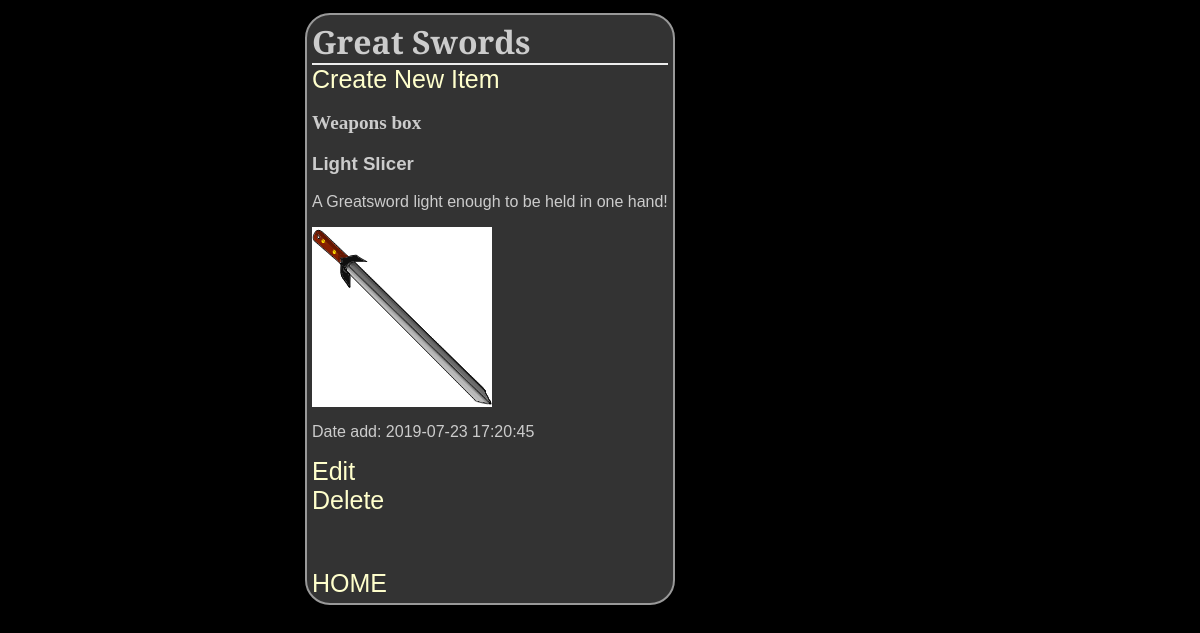
Page /weaponsGuide/1/items/ on the committed database.
### database_setup_weapons.py (models this page shows, shortened)
class Categories(Base):
    __tablename__ = 'categories'
    id = Column(Integer, primary_key=True)
    name = Column(String(250), nullable=False)
    owner = Column(String(80), ForeignKey('user.email'))
    user = relationship(User)

class CategoryItem(Base):
    __tablename__= 'category_item'
    name = Column(String(80), nullable = False)
    id = Column(Integer, primary_key = True)
    description = Column(String(350), nullable=False)
    picture = Column(String(350), nullable=False)
    dateAdd= Column(DateTime, default=func.now())
    categories_id = Column(Integer, ForeignKey('categories.id'))
    categories = relationship(Categories)
    owner = Column(String(80), ForeignKey('user.email'))
    user = relationship(User)

### finalproject.py (the view)
@app.route('/weaponsGuide/<int:category_id>/')
@app.route('/weaponsGuide/<int:category_id>/items/')
def showCat(category_id):
    DBSession = sessionmaker(bind=engine)
    session = DBSession()
    categories = session.query(Categories).filter_by(id=category_id).one()
    items = session.query(CategoryItem).filter_by(
        categories_id=category_id).all()
    return render_template('weapons.html', items=items, category=categories)

### templates/weapons.html (shortened to what this page needs)
<html>
<head>
<link rel=stylesheet type=text/css href="{{ url_for('static', filename='styles.css') }}">
	</head>
	<body>
		<div class = 'pane'>
		<h1>{{ category.name }}</h1>
    {% if items !=[] %}
		<a href = "{{url_for('newWeapon', category_id = category.id)}}">Create New Item</a>
	<h2>Weapons box</h2>
		{% for i in items %}
		<h3>{{i.name}}</h3>
		<p>{{i.description}}</p>
		<img src="{{url_for('static',filename= i.picture)}}" height="180" width="180">
		<p> Date add: {{i.dateAdd}}</p>
		<a href="{{url_for('editWeapon', category_id = category.id, items_id = i.id)}}" >Edit</a>
	<a href="{{url_for('deleteWeapon', category_id = category.id, items_id = i.id)}}" >Delete</a>
		{% endfor %}
		{% else %}
		<p> You currently have no menu items. <p>
		<a href = "{{url_for('newWeapon', category_id = category.id)}}">Create New Item</a>
			{% endif %}
<a href="{{ url_for('showCategories')}}" > HOME </a>
</div>
	</body>
</html>

### static/styles.css (style rules this page uses)
body { font-family: sans-serif; background-color: black; }
h1, h2, h3, h4 { color: #CCCCCC; }
h1, h2 { margin: 0; }
h1 { border-bottom: 2px solid #eee; font-family: 'Cinzel', serif; }
h2 { font-family: 'Georgia', serif; font-size: 1.2em; }
p { color: #CCCCCC; }
a { text-decoration: none; color:#FFFFCC; font-size: 25px; font-family: Arial, Helvetica, sans-serif; }
.pane { position:absolute; left: 25%; border: 2px solid; border-radius: 25px; padding: 5px; margin: 5px; border-color: #999999; background-color: #333333; }

### rows in the picture
Categories: name "Great Swords"
CategoryItem: name "Light Slicer", description "A Greatsword light enough to be held in one hand!", picture (picture), dateAdd "2019-07-23 17:20:45"
